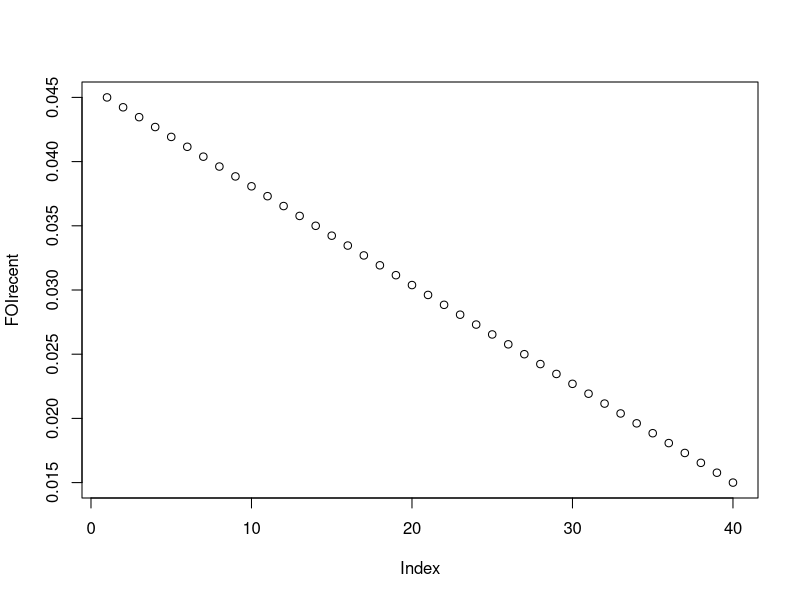

R code for this plot: (Note: this script raises an error after producing the figure.)
#----- Simulate changes in FOI and infant risk -----#
#------ Thailand 1980-2019 ------#
rm(list=ls())
library(ggplot2)
library(truncnorm)


# assumed force of infection between 1980 and 2019
nYears <- 40
FOIrecent <- seq(0.18,0.06,length.out=nYears)/4
plot(FOIrecent)

# force of infection prior to 1980 (assumed constant)
FOI <- c(rep(FOIrecent[1],100),FOIrecent)
years <- seq(1880,2019)

# read in age-specific fertility rates
setwd('C:/Users/Megan/Documents/GitHub/InfantDENV/data')
fta <- read.csv('fertilityAge.csv')
fta <- tidyr::gather(fta, key='age', value='rate', 2:8)
ggplot(fta, aes(period,rate,group=age,col=age))+ geom_line()+
  theme_minimal()
period <- unique(fta$period)[6:14]
yp <- sort(rep(seq(1,9),5))
yp




nsim <- 100
ages <- c('X15.19','X20.24','X25.29','X30.34','X35.39','X40.44','X45.49')
ageL <- c(15,20,25,30,35,40,45)
ageU <- c(19,24,29,34,39,44,49)
years <- seq(1980,2019)
probSus <- probMonos <- probMultis <- matrix(NA,nsim,nYears)
TiterList <- list()

# simulate
nsim <- 1
for(i in 1:nsim){
  ageB <- list()
  titers <- list()
  for(y in 1:nYears){
    ratesA <- fta$rate[fta$period==period[yp[y]]]
    for(a in 1:7) ageB[[a]] <- runif(floor(ratesA[a]),ageL[a],ageU[a]+1) # draw age of mother for each baby
    agesM <- unlist(ageB)
    pS <- pMo <- pMu <- vector()
    tS <- tMo <- tMu <- vector()
    titer <- vector()
    for(a in 1:length(agesM)){ # estimate mothers prob infection
      min <- years[y]-floor(agesM[a])
      max <- years[y]
      ifoi <- sum(lam[which(lamY==min):which(lamY==max)]) 
      pS[a] <- exp(-4*ifoi)
      pMo[a] <- 4*exp(-3*ifoi)*(1-exp(-ifoi))
      pMu[a] <- 1 - pS[a] - pMo[a]
      tS[a] <- rtruncnorm(1,a=0,b=Inf,5,5)
      tMo[a] <- rtruncnorm(1,a=0,b=Inf,40,10)
      tMu[a] <- rtruncnorm(1,a=0,b=Inf,100,20)
      titer[a] <- mean(tS[a]*pS[a] + tMo[a]*pMo[a] + tMu[a]*pMu[a])
    }
    probSus[i,y] <- mean(pS)
    probMonos[i,y] <- mean(pMo)
    probMultis[i,y] <- mean(pMu)
    titers[[y]] <- titer
  }
  #TiterList[i] <- titers
}

# mean titer at birth over time
mea <- vector()
for(i in 1:40) mea[i] <- mean(titers[[i]])
plot(mea)

# model the decay of maternal abs
tt <- seq(0,12,0.1)
log(2)/0.55 * 30.4
HL <- 0.55
logmu <- 3.06
logsd <- 1.18
RiskL <- list()
for(y in 1:nYears){
  
  n <- length(titers[[y]])
  abs <- matrix(NA, nrow=length(tt), ncol=n)
  risk <- abs
  for(i in 1:n){
    for(t in 1:length(tt)){
      abs[t,i] <- titers[[y]][i]*exp(-HL*tt[t])
      risk[t,i] <- dlnorm(abs[t,i], logmu, logsd)
      
    }
  }
  for(t in 1:nrow(risk)) risk[t,1:n] <- risk[t,1:n]*(1-exp(-FOI[y]*tt[t]/12))
  RiskL[[y]] <- risk
}
matplot(RiskL[[1]])

# calculate mean age
ages <- vector()
AgeY <- data.frame(years=seq(1980,2019), mean=NA, ciL=NA, ciU=NA)
SumRisk <- data.frame(years=seq(1980,2019),sum=NA,sumav=NA)
for(y in 1:40){
  for(i in 1:ncol(RiskL[[y]])){
    ages[i] <- tt[which.max(RiskL[[y]][,i])]
  }
  AgeY$mean[y] <- mean(ages)
  AgeY[y,3:4] <- t.test(ages)$conf.int[1:2]
  SumRisk$sum[y] <- sum(RiskL[[y]])
  SumRisk$sumav[y] <- sum(RiskL[[y]])/ncol(RiskL[[y]])
}
AgeY
SumRisk
p1 <- ggplot(AgeY, aes(years, mean))+ geom_point(col='seagreen4', size=2.5)+ ylim(0,8)+
  geom_linerange(aes(years, ymin=ciL,ymax=ciU),col='seagreen4')+ theme_minimal()+
  theme(text=element_text(size=22))+ ylab('Mean age (months)')+ xlab('Year')
p1
p1zoom <- ggplot(AgeY, aes(years, mean))+ geom_point(col='seagreen4', size=2.5)+ #ylim(0,10)+
  geom_linerange(aes(years, ymin=ciL,ymax=ciU),col='seagreen4')+ theme_bw()+
  theme(text=element_text(size=22))+ ylab('Mean age (months)')+ xlab('Year')
p1zoom

PLOT <- ggdraw() + draw_plot(p1) +
  draw_plot(p1zoom, x=.35, y=.15, width=.6, height=.4)
PLOT

ggplot(SumRisk, aes(years,sum))+ geom_point()
ggplot(SumRisk, aes(years,sumav))+ geom_point()



#----- Repeat with constant maternal titers

RiskL2 <- list()
for(y in 1:nYears){
  
  n <- length(titers[[y]])
  abs <- matrix(NA, nrow=length(tt), ncol=n)
  risk <- abs
  for(i in 1:n){
    for(t in 1:length(tt)){
      abs[t,i] <- titers[[1]][i]*exp(-HL*tt[t])
      risk[t,i] <- dlnorm(abs[t,i], logmu, logsd)
      
    }
  }
  for(t in 1:nrow(risk)) risk[t,1:n] <- risk[t,1:n]*(1-exp(-FOI[y]*tt[t]/12))
  RiskL2[[y]] <- risk
}
matplot(RiskL[[1]])

# calculate mean age
ages <- vector()
AgeY <- data.frame(years=seq(1980,2019), mean=NA, ciL=NA, ciU=NA)
for(y in 1:40){
  for(i in 1:ncol(RiskL[[y]])){
    ages[i] <- tt[which.max(RiskL2[[y]][,i])]
  }
  AgeY$mean[y] <- mean(ages)
  AgeY[y,3:4] <- t.test(ages)$conf.int[1:2]
  
}
AgeY
p2 <- ggplot(AgeY, aes(years, mean))+ geom_point()+ ylim(0,8)+
  geom_linerange(aes(years, ymin=ciL,ymax=ciU))+ theme_minimal()+
  theme(text=element_text(size=22))+ ylab('Mean age (months)')+ xlab('Year')
p2
p2zoom <- ggplot(AgeY, aes(years, mean))+ geom_point()+ #ylim(0,10)+
  geom_linerange(aes(years, ymin=ciL,ymax=ciU))+ theme_minimal()+
  theme(text=element_text(size=22))+ ylab('Mean age (months)')+ xlab('Year')
p2zoom

# output
setwd('C:/Users/Megan/OneDrive - University of Cambridge/MaternalDENV/FinalPlots')
png(filename='SimMeanAge_constantTiters.png', width=25, height=12, res=400, units='cm')
plot(p2)
dev.off()
png(filename='SimMeanAge_constantTiters_zoom.png', width=25, height=12, res=400, units='cm')
plot(p2zoom)
dev.off()
